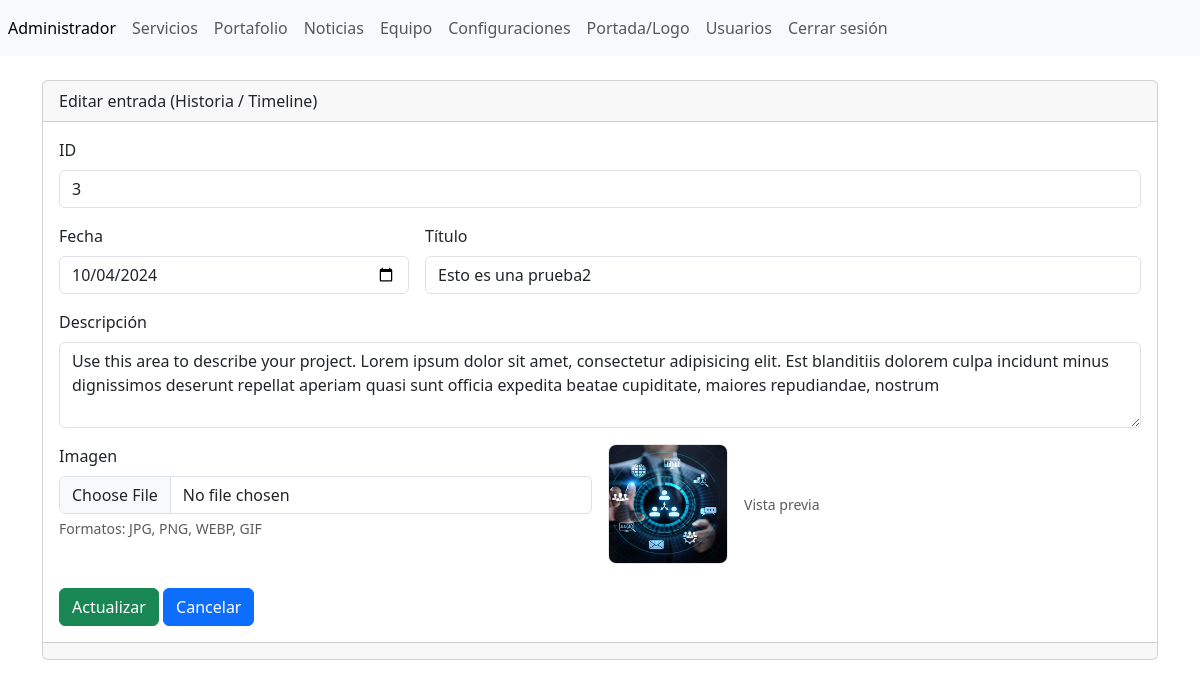
Page /admin/secciones/entradas/editar.php?txtID=3 (signed in) on the committed database.
### tables this page shows
CREATE TABLE `tbl_entradas` (
  `ID` int(11) NOT NULL,
  `fecha` varchar(255) NOT NULL,
  `titulo` varchar(255) NOT NULL,
  `descripcion` varchar(255) NOT NULL,
  `imagen` varchar(255) NOT NULL
);

### admin/secciones/entradas/editar.php (the view, shortened to what this page needs)
<?php
include("../../templates/header.php");
include("../../bd.php");
$txtID = '';
$fecha = $titulo = $descripcion = $imagen = '';
if (isset($_GET['txtID']) && is_numeric($_GET['txtID'])) {
  $txtID = (int)$_GET['txtID'];
  $st = $conexion->prepare("SELECT * FROM `tbl_entradas` WHERE id = :id");
  $st->bindParam(":id", $txtID, PDO::PARAM_INT);
  $st->execute();
  if ($reg = $st->fetch(PDO::FETCH_ASSOC)) {
    $fecha       = $reg['fecha']        ?? '';
    $titulo      = $reg['titulo']       ?? '';
    $descripcion = $reg['descripcion']  ?? '';
    $imagen      = $reg['imagen']       ?? '';
  }
}
?>
<div class="card">
  <div class="card-header">
    Editar entrada (Historia / Timeline)
  </div>
  <div class="card-body">
    <form action="" method="post" enctype="multipart/form-data">
      <div class="mb-3">
        <label class="form-label">ID</label>
        <input type="text" class="form-control" name="txtID" id="txtID"
               value="<?= htmlspecialchars((string)$txtID) ?>" readonly>
      </div>
      <div class="row g-3">
        <div class="col-md-4">
          <label for="fecha" class="form-label">Fecha</label>
          <input type="date" class="form-control" name="fecha" id="fecha"
                 value="<?= htmlspecialchars($fecha) ?>" required>
        </div>
        <div class="col-md-8">
          <label for="titulo" class="form-label">Título</label>
          <input type="text" class="form-control" name="titulo" id="titulo"
                 value="<?= htmlspecialchars($titulo) ?>" placeholder="Título" required>
        </div>
        <div class="col-12">
          <label for="descripcion" class="form-label">Descripción</label>
          <textarea class="form-control" name="descripcion" id="descripcion" rows="3"
                    placeholder="Descripción"><?= htmlspecialchars($descripcion) ?></textarea>
        </div>
        <div class="col-md-6">
          <label for="imagen" class="form-label">Imagen</label>
          <input type="file" class="form-control" name="imagen" id="imagen"
                 accept=".jpg,.jpeg,.png,.webp,.gif" aria-describedby="fileHelpId">
          <div id="fileHelpId" class="form-text">Formatos: JPG, PNG, WEBP, GIF</div>
        </div>
        <div class="col-md-6 d-flex align-items-end">
          <?php if ($imagen): ?>
            <div class="d-flex align-items-center gap-3">
              <img src="../../../assets/img/about/<?= htmlspecialchars($imagen) ?>"
                   alt="Imagen actual"
                   style="width:120px;height:120px;object-fit:cover;border-radius:8px;border:1px solid #e5e7eb;">
              <small class="text-muted">Vista previa</small>
            </div>
          <?php else: ?>
            <span class="text-muted">Sin imagen</span>
          <?php endif; ?>
        </div>
      </div>
      <div class="mt-4">
        <button type="submit" class="btn btn-success">Actualizar</button>
        <a class="btn btn-primary" href="index.php" role="button">Cancelar</a>
      </div>
    </form>
  </div>
  <div class="card-footer text-muted"></div>
</div>
<?php include("../../templates/footer.php"); ?>

### rows in the picture
tbl_entradas: fecha "10/04/2024", titulo "Esto es una prueba2", descripcion "Use this area to describe your project. Lorem ipsum dolor sit amet, consectetur adipisicing elit. Est blanditiis dolorem culpa incidunt minus dignissimos deserunt repellat aperiam quasi sunt officia expedita beatae cupiditate, maiores repudiandae, nostrum", imagen (picture)
